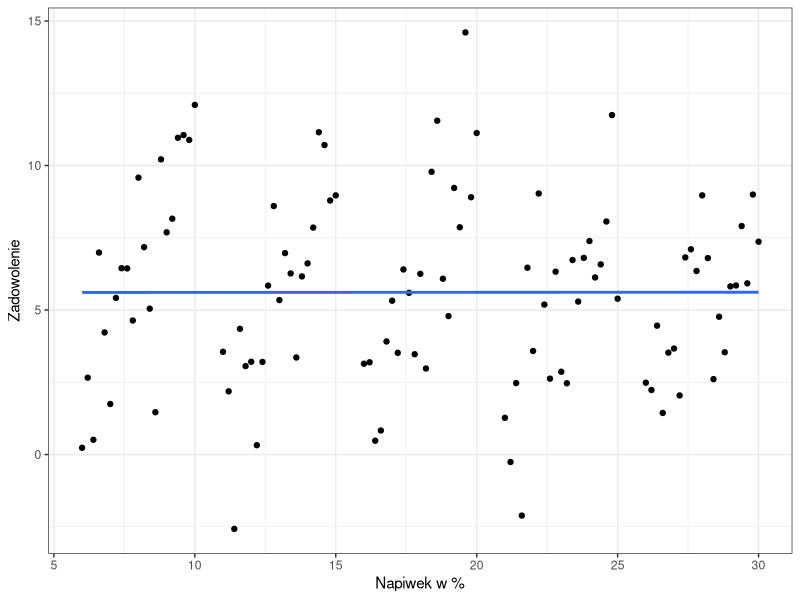
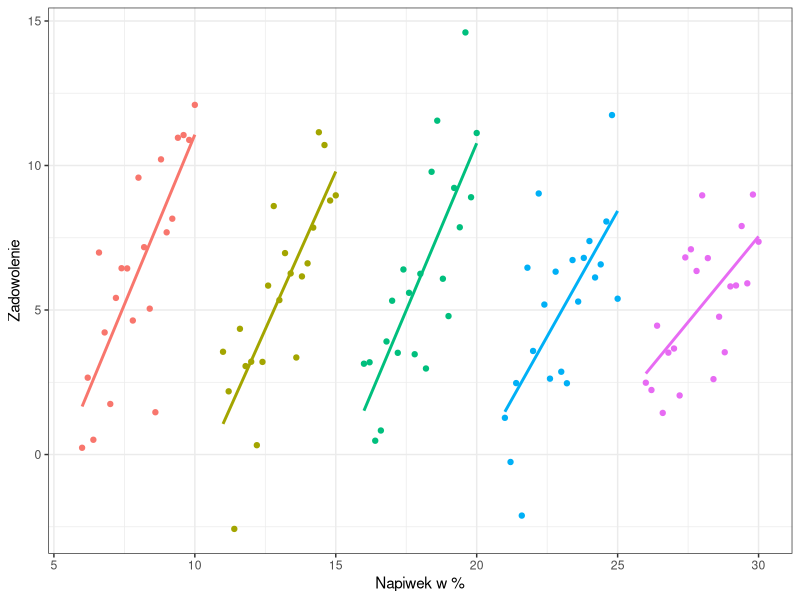
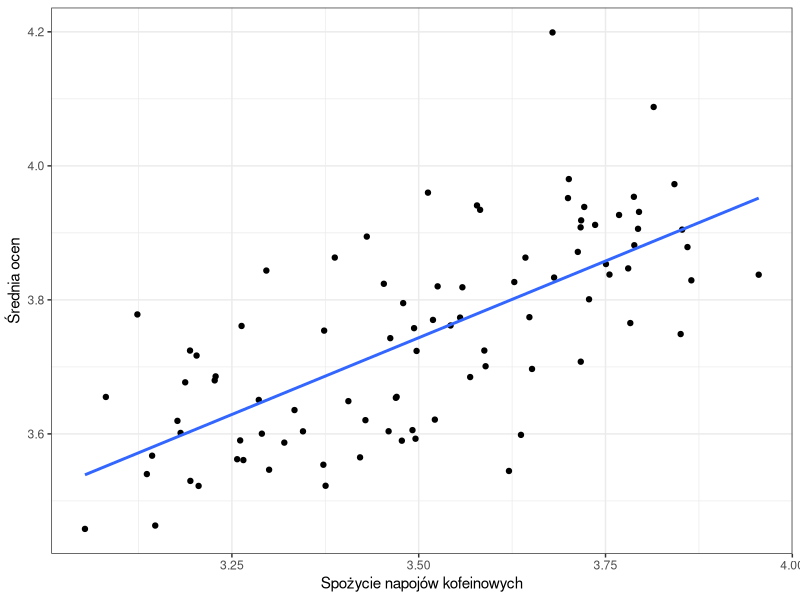
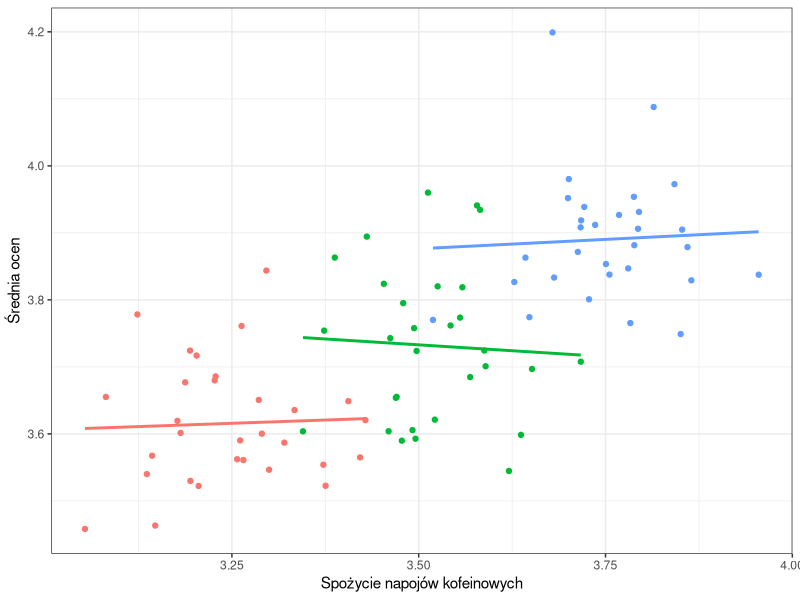
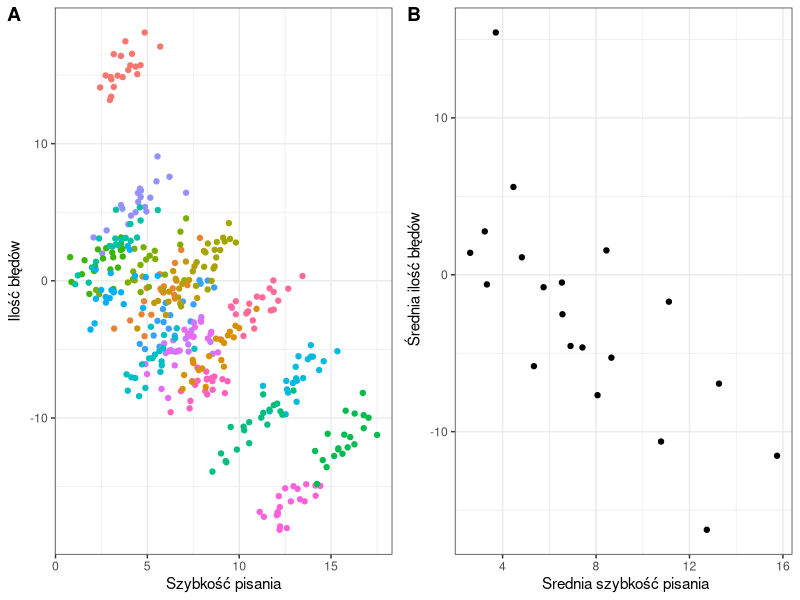
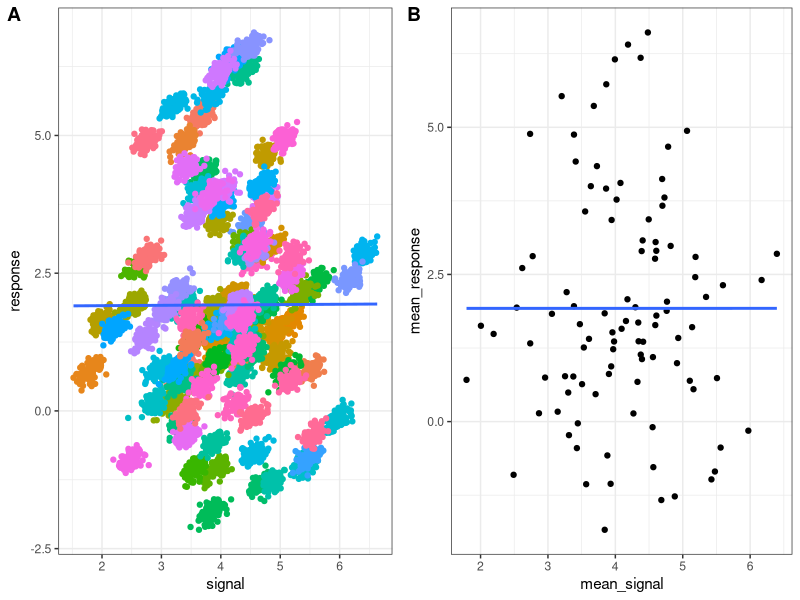
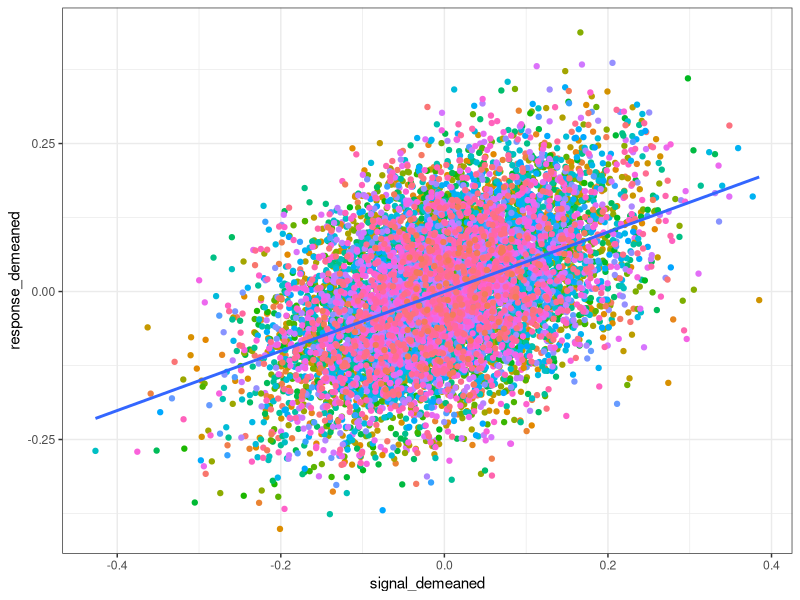

Source code (R) for these figures, in order:
## ---- chunk 1
library(tidyverse)
library(lme4)
library(parameters)
library(datawizard)
library(cowplot)



set.seed(1)
n <- 5
b <- 2
x <- seq(2, 2 * n, 2)

d <- do.call(rbind, lapply(1:n, function(i) {
  data.frame(
    Zadowolenie = b * seq(1, n, by = 0.2) + rnorm(21,0,2.5) - (1/5)*i,
    grp = as.character(i),
    `Napiwek w %` = seq(1, n, by = 0.2) + 5*i
  , check.names = F)
}))


ggplot(d, aes(x = `Napiwek w %`, y = Zadowolenie)) + geom_point() + theme_bw() + 
  theme(legend.position="none") + geom_smooth(method = "lm", se = F)


## ---- chunk 2
ggplot(d, aes(x = `Napiwek w %`, y = Zadowolenie, colour =
  as.character(grp))) + geom_point() + theme_bw() + 
  theme(legend.position="none") + geom_smooth(method = "lm", se = F)
## ---- chunk 3
set.seed(123)

d2 = data.frame(`Spożycie napojów kofeinowych` = rnorm(90, 3, 0.1), `Średnia ocen` = rnorm(90,3.5,0.1), Klasa = c(rep(1,30),rep(2,30),rep(3,30)),check.names = F)

d2$`Spożycie napojów kofeinowych` = d2$`Spożycie napojów kofeinowych` + d2$Klasa/4
d2$`Średnia ocen` = d2$`Średnia ocen` + d2$Klasa/8
ggplot(d2, aes(x = `Spożycie napojów kofeinowych`, y = `Średnia ocen`)) + geom_point() + theme_bw() + theme(legend.position="none") + geom_smooth(method = "lm", se = F)


## ---- chunk 4
ggplot(d2, aes(x = `Spożycie napojów kofeinowych`, y = `Średnia ocen`, colour =
  as.character(Klasa))) + geom_point() + theme_bw() + 
  theme(legend.position="none") + geom_smooth(method = "lm", se = F)
## ---- chunk 5


signal_intercepts = rnorm(20,4,4) 
response_intercepts = rnorm(20,0, 5) + -2*signal_intercepts

data =  data.frame()
for (participant in 1:20){
  
  signal = rnorm(20,4,1)  
  response =  1*signal + rnorm(20,0,1)
  response = response + response_intercepts[participant]
  signal = signal + signal_intercepts[participant]
  data =  rbind(data, data.frame(signal,response,participant))
  
}
data_averaged = data %>% group_by(participant) %>% summarise(mean_signal = mean(signal), mean_response = mean(response))

## ---- chunk 6
plot1 <- ggplot(data, aes(x = signal, y = response, colour = as.character(participant))) +
  geom_point() + theme_bw() +  theme(legend.position="none") + xlab("Szybkość pisania") + ylab("Ilość błędów")

plot2 <- ggplot(data_averaged, aes(x = mean_signal, y = mean_response)) +
  geom_point() + theme_bw() +xlab(" Srednia szybkość pisania") + ylab(" Średnia ilość błędów")

plot_grid(plot1, plot2, labels = "AUTO")
## ---- chunk 7
library(tidyverse)
library(lme4)
library(parameters)
library(datawizard)
library(cowplot)

set.seed(1)

between_effect = 0
within_effect = 0.5
between_sd = 2
within_sd = 0.1

signal_intercepts = rnorm(100,0,1) 
response_intercepts = rnorm(100,0, between_sd) + between_effect * signal_intercepts

data =  data.frame()
for (participant in 1:100){
  
  signal = rnorm(100,4,0.1)  
  response =  within_effect*signal + rnorm(100,0,within_sd)
  response = response + response_intercepts[participant]
  signal = signal + signal_intercepts[participant]
  data =  rbind(data, data.frame(signal,response,participant))
  
}
data_averaged = data %>% group_by(participant) %>% summarise(mean_signal = mean(signal), mean_response = mean(response))

cat("Korelacja pojedynczych pomiarów",cor(data$signal, data$response))
cat("Korelacja średnich pomiarów na osobę",cor(data_averaged$mean_signal, data_averaged$mean_response))

## ---- chunk 8
plot1 <- ggplot(data) + geom_point(aes(x = signal, y = response, colour =
  as.character(participant))) + theme_bw() + 
  theme(legend.position="none") + geom_smooth(mapping = aes(x = signal, y = response),method = "lm", se = F)

plot2 <- ggplot(data_averaged, aes(x = mean_signal, y = mean_response)) +
  geom_point() + theme_bw() + geom_smooth(method = "lm", se = F)

plot_grid(plot1, plot2, labels = "AUTO")
## ---- chunk 9
data = data %>% group_by(participant) %>% mutate(signal_demeaned = signal - mean(signal), 
response_demeaned = response - mean(response))

ggplot(data, aes(x = signal_demeaned, y = response_demeaned)) +
geom_point(aes(colour = as.character(participant))) + theme_bw() +  theme(legend.position="none") + geom_smooth(method = "lm", se = F)
## ---- chunk 10
knitr::include_app("https://szpm.shinyapps.io/Mixed/", height = "1020")
